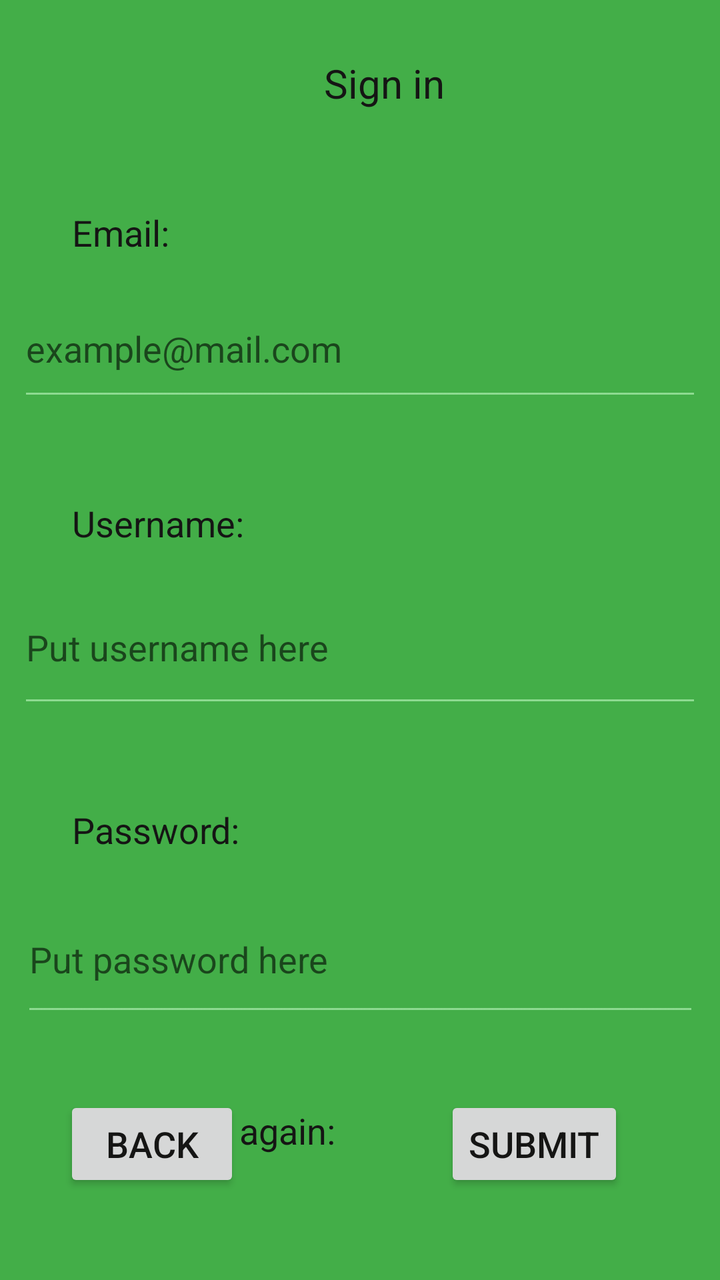
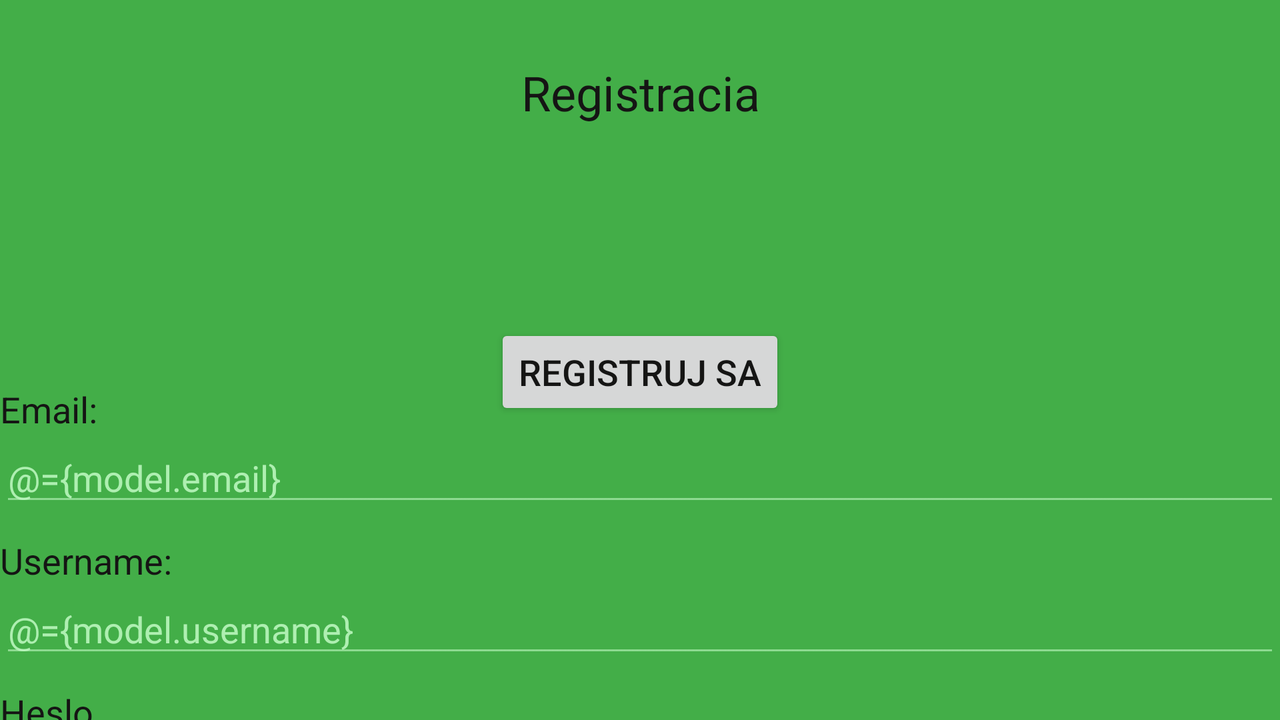

Compare how this app lays out the same screen by default and in its alternative resource folder. The renders come first, then the two layout files and the values they reference.
<!-- AndroidManifest.xml: application theme AppTheme -->
<!-- res/layout/fragment_signup.xml -->
<androidx.constraintlayout.widget.ConstraintLayout xmlns:android="http://schemas.android.com/apk/res/android"
    xmlns:app="http://schemas.android.com/apk/res-auto"
    xmlns:tools="http://schemas.android.com/tools"
    android:layout_width="match_parent"
    android:layout_height="match_parent"
    tools:layout_editor_absoluteX="0dp"
    tools:layout_editor_absoluteY="52dp">

    <TextView
        android:id="@+id/header_label"
        android:layout_width="376dp"
        android:layout_height="34dp"
        android:layout_marginStart="4dp"
        android:layout_marginTop="28dp"
        android:text="Sign in"
        android:textAlignment="center"
        android:textSize="20sp"
        app:layout_constraintStart_toStartOf="parent"
        app:layout_constraintTop_toTopOf="parent" />

    <TextView
        android:id="@+id/email_label"
        android:layout_width="wrap_content"
        android:layout_height="wrap_content"
        android:layout_marginStart="36dp"
        android:layout_marginTop="104dp"
        android:text="Email:"
        app:layout_constraintStart_toStartOf="parent"
        app:layout_constraintTop_toTopOf="parent" />

    <EditText
        android:id="@+id/email_edit_text"
        android:layout_width="342dp"
        android:layout_height="65dp"
        android:layout_marginTop="12dp"
        android:hint="example@mail.com"
        app:layout_constraintEnd_toEndOf="parent"
        app:layout_constraintStart_toStartOf="parent"
        app:layout_constraintTop_toBottomOf="@+id/email_label" />

    <TextView
        android:id="@+id/username_label"
        android:layout_width="wrap_content"
        android:layout_height="wrap_content"
        android:layout_marginStart="36dp"
        android:layout_marginTop="44dp"
        android:text="Username:"
        app:layout_constraintStart_toStartOf="parent"
        app:layout_constraintTop_toBottomOf="@+id/email_edit_text" />

    <EditText
        android:id="@+id/username_edit_text"
        android:layout_width="342dp"
        android:layout_height="73dp"
        android:layout_marginTop="12dp"
        android:hint="Put username here"
        app:layout_constraintEnd_toEndOf="parent"
        app:layout_constraintStart_toStartOf="parent"
        app:layout_constraintTop_toBottomOf="@+id/username_label" />

    <TextView
        android:id="@+id/password_label"
        android:layout_width="wrap_content"
        android:layout_height="wrap_content"
        android:layout_marginStart="36dp"
        android:layout_marginTop="44dp"
        android:text="Password:"
        app:layout_constraintStart_toStartOf="parent"
        app:layout_constraintTop_toBottomOf="@+id/username_edit_text" />

    <EditText
        android:id="@+id/password_edit_text"
        android:layout_width="339dp"
        android:layout_height="70dp"
        android:layout_marginTop="16dp"
        android:hint="Put password here"
        app:layout_constraintEnd_toEndOf="parent"
        app:layout_constraintStart_toStartOf="parent"
        app:layout_constraintTop_toBottomOf="@+id/password_label" />

    <TextView
        android:id="@+id/password_again_label"
        android:layout_width="wrap_content"
        android:layout_height="wrap_content"
        android:layout_marginStart="36dp"
        android:layout_marginTop="40dp"
        android:text="Password again:"
        app:layout_constraintStart_toStartOf="parent"
        app:layout_constraintTop_toBottomOf="@+id/password_edit_text" />

    <EditText
        android:id="@+id/password_again_edit_text"
        android:layout_width="342dp"
        android:layout_height="65dp"
        android:layout_marginTop="40dp"
        android:hint="Put password again here"
        app:layout_constraintEnd_toEndOf="parent"
        app:layout_constraintStart_toStartOf="parent"
        app:layout_constraintTop_toBottomOf="@+id/password_again_label" />


    <Button
        android:id="@+id/submit_button"
        android:layout_width="wrap_content"
        android:layout_height="wrap_content"
        android:layout_marginEnd="48dp"
        android:layout_marginBottom="44dp"
        android:onClick="@{()->model.registerUser()}"
        android:text="Submit"
        app:layout_constraintBottom_toBottomOf="parent"
        app:layout_constraintEnd_toEndOf="parent" />

    <Button
        android:id="@+id/backButton"
        android:layout_width="wrap_content"
        android:layout_height="wrap_content"
        android:layout_marginBottom="44dp"
        android:text="Back"
        app:layout_constraintBottom_toBottomOf="parent"
        app:layout_constraintEnd_toEndOf="parent"
        app:layout_constraintHorizontal_bias="0.118"
        app:layout_constraintStart_toStartOf="parent" />

</androidx.constraintlayout.widget.ConstraintLayout>
<!-- resources referenced by this layout -->
<resources>
  <style name="AppTheme" parent="Theme.AppCompat.Light.DarkActionBar">
          <item name="colorPrimary">#BFF8C1</item>
          <item name="colorPrimaryDark">#43AE48</item>
          <item name="colorAccent">#7C022C</item>
          <item name="android:colorForeground">#BFF8C1</item>
          <item name="android:colorBackground">#43AE48</item>
          <item name="android:textColor">#151514</item>
          <item name="android:textSize">18sp</item>
  
  
      </style>
</resources>
<!-- res/layout-land/fragment_signup.xml (the author's variant of the layout above) -->
<!-- drawn on the phone turned sideways -->
<?xml version="1.0" encoding="utf-8"?>
<layout xmlns:android="http://schemas.android.com/apk/res/android"
    xmlns:app="http://schemas.android.com/apk/res-auto">

    <data>

        <variable
            name="model"
            type="com.example.cvicenie2.viewmodels.AuthViewModel" />
    </data>

    <androidx.constraintlayout.widget.ConstraintLayout
        android:layout_width="match_parent"
        android:layout_height="match_parent"
        android:layout_margin="20dp">
        <TextView
            android:id="@+id/header_title"
            android:layout_width="match_parent"
            android:layout_height="wrap_content"
            android:layout_marginStart="8dp"
            android:layout_marginTop="30dp"
            android:layout_marginEnd="8dp"
            android:textAlignment="center"
            android:textSize="24dp"
            android:text="@string/title_signup"
            app:layout_constraintEnd_toEndOf="parent"
            app:layout_constraintStart_toStartOf="parent"
            app:layout_constraintTop_toTopOf="parent" />
        <TextView
            android:id="@+id/label_email"
            android:layout_width="wrap_content"
            android:layout_height="wrap_content"
            android:layout_marginTop="130dp"
            android:text="@string/email"
            app:layout_constraintStart_toStartOf="parent"
            app:layout_constraintTop_toBottomOf="@id/header_title" />
        <EditText
            android:id="@+id/edit_text_email"
            android:layout_width="0dp"
            android:layout_height="wrap_content"
            android:hint="@string/zadajte_email"
            android:text="@={model.email}"
            app:layout_constraintTop_toBottomOf="@+id/label_email"
            app:layout_constraintStart_toStartOf="parent"
            app:layout_constraintEnd_toEndOf="parent" />
        <TextView
            android:id="@+id/label_username"
            android:layout_width="wrap_content"
            android:layout_height="wrap_content"
            android:layout_marginTop="10dp"
            android:text="@string/username"
            app:layout_constraintStart_toStartOf="parent"
            app:layout_constraintTop_toBottomOf="@id/edit_text_email" />
        <EditText
            android:id="@+id/edit_text_username"
            android:layout_width="0dp"
            android:layout_height="wrap_content"
            android:hint="@string/zadajte_username"
            android:text="@={model.username}"
            app:layout_constraintTop_toBottomOf="@+id/label_username"
            app:layout_constraintStart_toStartOf="parent"
            app:layout_constraintEnd_toEndOf="parent" />
        <TextView
            android:id="@+id/label_password"
            android:layout_width="wrap_content"
            android:layout_height="wrap_content"
            android:text="@string/heslo"
            android:layout_marginTop="10dp"
            app:layout_constraintStart_toStartOf="parent"
            app:layout_constraintTop_toBottomOf="@+id/edit_text_username" />
        <EditText
            android:id="@+id/edit_text_password"
            android:layout_width="0dp"
            android:layout_height="wrap_content"
            android:hint="@string/zadajte_heslo"
            android:text="@={model.password}"
            app:layout_constraintTop_toBottomOf="@+id/label_password"
            app:layout_constraintStart_toStartOf="parent"
            app:layout_constraintEnd_toEndOf="parent" />
        <TextView
            android:id="@+id/label_password_repeat"
            android:layout_width="wrap_content"
            android:layout_height="wrap_content"
            android:text="@string/zopakujte_heslo"
            android:layout_marginTop="10dp"
            app:layout_constraintStart_toStartOf="parent"
            app:layout_constraintTop_toBottomOf="@+id/edit_text_password" />
        <EditText
            android:id="@+id/edit_text_password_repeat"
            android:layout_width="0dp"
            android:layout_height="wrap_content"
            android:hint="@string/zopakujte_heslo"
            android:text="@={model.repeat_password}"
            app:layout_constraintTop_toBottomOf="@+id/label_password_repeat"
            app:layout_constraintStart_toStartOf="parent"
            app:layout_constraintEnd_toEndOf="parent" />
        <Button
            android:id="@+id/submit_button"
            android:layout_width="wrap_content"
            android:layout_height="wrap_content"
            android:text="@string/registruj_sa"
            android:onClick="@{()->model.registerUser()}"
            app:layout_constraintStart_toStartOf="parent"
            app:layout_constraintBottom_toBottomOf="parent"
            android:layout_marginBottom="150dp"

            app:layout_constraintEnd_toEndOf="parent" />
    </androidx.constraintlayout.widget.ConstraintLayout>
</layout>
<!-- resources referenced by the variant -->
<!-- as the phone turned sideways resolves them -->
<resources>
  <string name="email" translatable="false">Email:</string>
  <string name="heslo" translatable="false">Heslo</string>
  <string name="registruj_sa" translatable="false">Registruj sa</string>
  <string name="title_signup" translatable="false">Registracia</string>
  <string name="username" translatable="false">Username:</string>
  <string name="zadajte_email" translatable="false">Zadajte email</string>
  <string name="zadajte_heslo" translatable="false">Zadajte heslo</string>
  <string name="zadajte_username" translatable="false">Zadajte username</string>
  <string name="zopakujte_heslo" translatable="false">Zopakujte heslo</string>
  <style name="AppTheme" parent="Theme.AppCompat.Light.DarkActionBar">
          <item name="colorPrimary">#BFF8C1</item>
          <item name="colorPrimaryDark">#43AE48</item>
          <item name="colorAccent">#7C022C</item>
          <item name="android:colorForeground">#BFF8C1</item>
          <item name="android:colorBackground">#43AE48</item>
          <item name="android:textColor">#151514</item>
          <item name="android:textSize">18sp</item>
  
  
      </style>
</resources>
